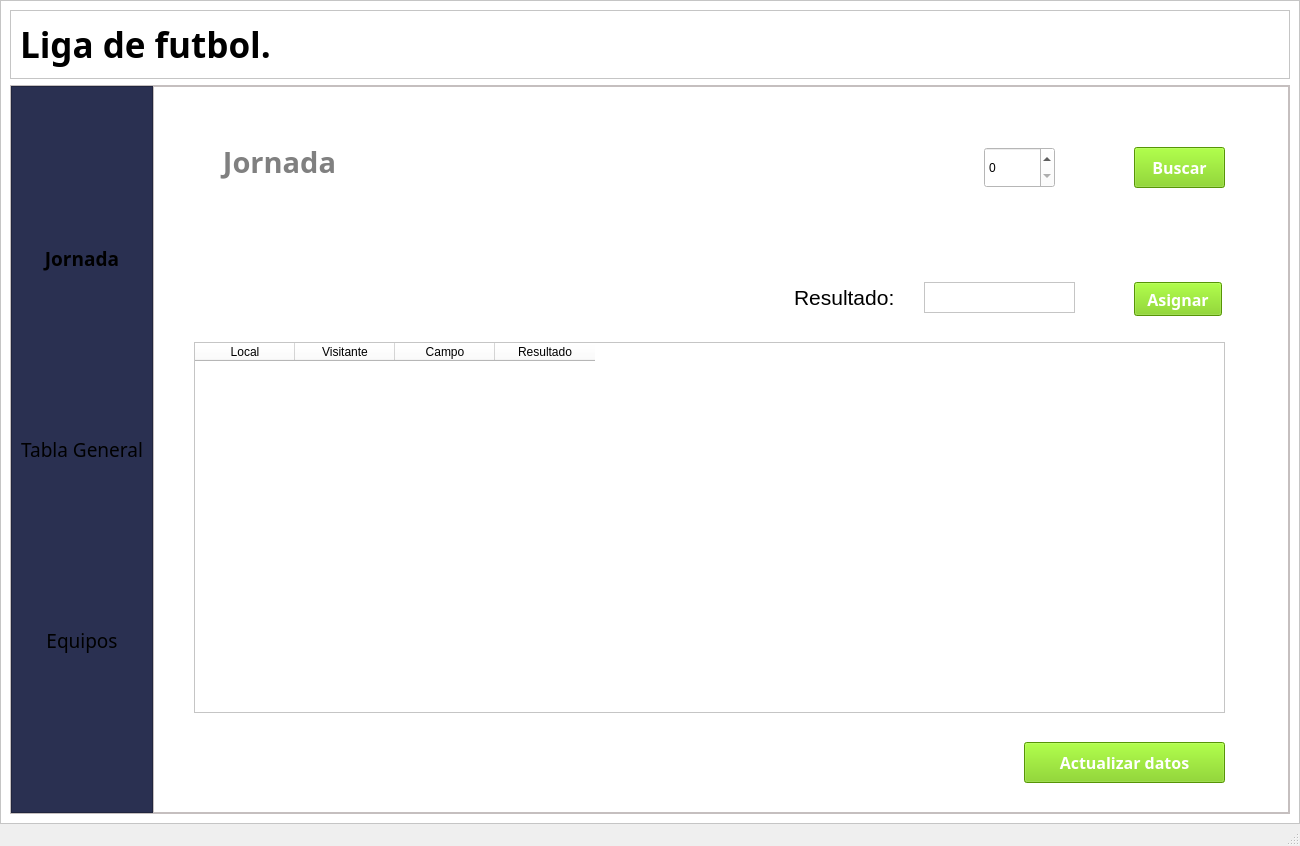
<?xml version="1.0" encoding="UTF-8"?>
<ui version="4.0">
 <class>MainWindow</class>
 <widget class="QMainWindow" name="MainWindow">
  <property name="geometry">
   <rect>
    <x>0</x>
    <y>0</y>
    <width>1300</width>
    <height>846</height>
   </rect>
  </property>
  <property name="windowTitle">
   <string>MainWindow</string>
  </property>
  <widget class="QWidget" name="centralwidget">
   <layout class="QHBoxLayout" name="horizontalLayout">
    <property name="spacing">
     <number>0</number>
    </property>
    <property name="leftMargin">
     <number>0</number>
    </property>
    <property name="topMargin">
     <number>0</number>
    </property>
    <property name="rightMargin">
     <number>0</number>
    </property>
    <property name="bottomMargin">
     <number>0</number>
    </property>
    <item>
     <widget class="QFrame" name="PrincipalFrame">
      <property name="styleSheet">
       <string notr="true">background-color: rgb(255, 255, 255);</string>
      </property>
      <property name="frameShape">
       <enum>QFrame::StyledPanel</enum>
      </property>
      <property name="frameShadow">
       <enum>QFrame::Raised</enum>
      </property>
      <layout class="QVBoxLayout" name="verticalLayout">
       <item>
        <widget class="QFrame" name="TitutloFrame">
         <property name="styleSheet">
          <string notr="true">background-color: white;</string>
         </property>
         <property name="frameShape">
          <enum>QFrame::StyledPanel</enum>
         </property>
         <property name="frameShadow">
          <enum>QFrame::Raised</enum>
         </property>
         <layout class="QHBoxLayout" name="horizontalLayout_3">
          <item>
           <widget class="QLabel" name="Liga">
            <property name="font">
             <font>
              <family>Noto Sans Mono SemiBold</family>
              <pointsize>26</pointsize>
              <weight>75</weight>
              <bold>true</bold>
             </font>
            </property>
            <property name="styleSheet">
             <string notr="true">color:black;</string>
            </property>
            <property name="text">
             <string>Liga de futbol.</string>
            </property>
           </widget>
          </item>
         </layout>
        </widget>
       </item>
       <item>
        <widget class="QFrame" name="General">
         <property name="styleSheet">
          <string notr="true">background-color: rgb(255, 247, 247);</string>
         </property>
         <property name="frameShape">
          <enum>QFrame::StyledPanel</enum>
         </property>
         <property name="frameShadow">
          <enum>QFrame::Raised</enum>
         </property>
         <layout class="QHBoxLayout" name="horizontalLayout_2">
          <property name="spacing">
           <number>0</number>
          </property>
          <property name="leftMargin">
           <number>0</number>
          </property>
          <property name="topMargin">
           <number>0</number>
          </property>
          <property name="rightMargin">
           <number>0</number>
          </property>
          <property name="bottomMargin">
           <number>0</number>
          </property>
          <item>
           <widget class="QFrame" name="Barra">
            <property name="styleSheet">
             <string notr="true">QFrame{background-color: rgb(42, 48, 81);}

QPushButton:hover{
	background-color: rgb(255, 255, 255);
	color:balck;
}

QPushButton{
	background-color: rgb(42, 48, 81);
	border-radius:8px;
}</string>
            </property>
            <property name="frameShape">
             <enum>QFrame::StyledPanel</enum>
            </property>
            <property name="frameShadow">
             <enum>QFrame::Raised</enum>
            </property>
            <layout class="QGridLayout" name="gridLayout">
             <item row="1" column="1">
              <widget class="QPushButton" name="BtnTabla">
               <property name="minimumSize">
                <size>
                 <width>0</width>
                 <height>45</height>
                </size>
               </property>
               <property name="font">
                <font>
                 <family>Noto Sans Mono SemiBold</family>
                 <pointsize>14</pointsize>
                </font>
               </property>
               <property name="cursor">
                <cursorShape>PointingHandCursor</cursorShape>
               </property>
               <property name="text">
                <string>Tabla General</string>
               </property>
              </widget>
             </item>
             <item row="2" column="1">
              <widget class="QPushButton" name="BtnEquipo">
               <property name="minimumSize">
                <size>
                 <width>0</width>
                 <height>45</height>
                </size>
               </property>
               <property name="maximumSize">
                <size>
                 <width>150</width>
                 <height>16777215</height>
                </size>
               </property>
               <property name="font">
                <font>
                 <family>Noto Sans Mono SemiBold</family>
                 <pointsize>14</pointsize>
                </font>
               </property>
               <property name="cursor">
                <cursorShape>PointingHandCursor</cursorShape>
               </property>
               <property name="text">
                <string>Equipos</string>
               </property>
              </widget>
             </item>
             <item row="0" column="1">
              <widget class="QPushButton" name="BtnJornada">
               <property name="minimumSize">
                <size>
                 <width>0</width>
                 <height>45</height>
                </size>
               </property>
               <property name="font">
                <font>
                 <family>Noto Sans Mono SemiBold</family>
                 <pointsize>14</pointsize>
                 <weight>75</weight>
                 <bold>true</bold>
                </font>
               </property>
               <property name="cursor">
                <cursorShape>PointingHandCursor</cursorShape>
               </property>
               <property name="styleSheet">
                <string notr="true"/>
               </property>
               <property name="text">
                <string>Jornada</string>
               </property>
              </widget>
             </item>
            </layout>
           </widget>
          </item>
          <item>
           <widget class="QFrame" name="Contenido">
            <property name="frameShape">
             <enum>QFrame::StyledPanel</enum>
            </property>
            <property name="frameShadow">
             <enum>QFrame::Raised</enum>
            </property>
            <layout class="QVBoxLayout" name="verticalLayout_2">
             <property name="spacing">
              <number>0</number>
             </property>
             <property name="leftMargin">
              <number>0</number>
             </property>
             <property name="topMargin">
              <number>0</number>
             </property>
             <property name="rightMargin">
              <number>0</number>
             </property>
             <property name="bottomMargin">
              <number>0</number>
             </property>
             <item>
              <widget class="QStackedWidget" name="stackedWidget">
               <property name="currentIndex">
                <number>2</number>
               </property>
               <widget class="QWidget" name="PaginaEquipos">
                <property name="styleSheet">
                 <string notr="true">background-color: rgb(255, 255, 255);</string>
                </property>
                <layout class="QHBoxLayout" name="horizontalLayout_4" stretch="0">
                 <item>
                  <widget class="QFrame" name="TituloEquipos">
                   <property name="frameShape">
                    <enum>QFrame::StyledPanel</enum>
                   </property>
                   <property name="frameShadow">
                    <enum>QFrame::Raised</enum>
                   </property>
                   <widget class="QLabel" name="label">
                    <property name="geometry">
                     <rect>
                      <x>40</x>
                      <y>40</y>
                      <width>151</width>
                      <height>61</height>
                     </rect>
                    </property>
                    <property name="font">
                     <font>
                      <family>Noto Sans Mono SemiBold</family>
                      <pointsize>24</pointsize>
                      <weight>75</weight>
                      <bold>true</bold>
                     </font>
                    </property>
                    <property name="styleSheet">
                     <string notr="true">color:gray;</string>
                    </property>
                    <property name="text">
                     <string>&lt;html&gt;&lt;head/&gt;&lt;body&gt;&lt;p align=&quot;center&quot;&gt;Equipos&lt;/p&gt;&lt;/body&gt;&lt;/html&gt;</string>
                    </property>
                   </widget>
                   <widget class="QFrame" name="ContEquipos">
                    <property name="geometry">
                     <rect>
                      <x>1</x>
                      <y>100</y>
                      <width>1081</width>
                      <height>611</height>
                     </rect>
                    </property>
                    <property name="frameShape">
                     <enum>QFrame::StyledPanel</enum>
                    </property>
                    <property name="frameShadow">
                     <enum>QFrame::Raised</enum>
                    </property>
                    <widget class="QLabel" name="label_2">
                     <property name="geometry">
                      <rect>
                       <x>20</x>
                       <y>50</y>
                       <width>81</width>
                       <height>41</height>
                      </rect>
                     </property>
                     <property name="styleSheet">
                      <string notr="true">color:black;</string>
                     </property>
                     <property name="text">
                      <string>&lt;html&gt;&lt;head/&gt;&lt;body&gt;&lt;p align=&quot;center&quot;&gt;&lt;span style=&quot; font-size:12pt;&quot;&gt;Nombre&lt;/span&gt;&lt;/p&gt;&lt;/body&gt;&lt;/html&gt;</string>
                     </property>
                    </widget>
                    <widget class="QLabel" name="label_3">
                     <property name="geometry">
                      <rect>
                       <x>300</x>
                       <y>60</y>
                       <width>111</width>
                       <height>41</height>
                      </rect>
                     </property>
                     <property name="styleSheet">
                      <string notr="true">color:black;</string>
                     </property>
                     <property name="text">
                      <string>&lt;html&gt;&lt;head/&gt;&lt;body&gt;&lt;p align=&quot;center&quot;&gt;&lt;span style=&quot; font-size:12pt;&quot;&gt;Representante&lt;/span&gt;&lt;/p&gt;&lt;p align=&quot;center&quot;&gt;&lt;span style=&quot; font-size:12pt;&quot;&gt;&lt;br/&gt;&lt;/span&gt;&lt;/p&gt;&lt;/body&gt;&lt;/html&gt;</string>
                     </property>
                    </widget>
                    <widget class="QLabel" name="label_4">
                     <property name="geometry">
                      <rect>
                       <x>630</x>
                       <y>60</y>
                       <width>58</width>
                       <height>18</height>
                      </rect>
                     </property>
                     <property name="styleSheet">
                      <string notr="true">color:balck;</string>
                     </property>
                     <property name="text">
                      <string>&lt;html&gt;&lt;head/&gt;&lt;body&gt;&lt;p align=&quot;center&quot;&gt;&lt;span style=&quot; font-size:12pt;&quot;&gt;Campo&lt;/span&gt;&lt;/p&gt;&lt;/body&gt;&lt;/html&gt;</string>
                     </property>
                    </widget>
                    <widget class="QPushButton" name="BtnInsertar">
                     <property name="geometry">
                      <rect>
                       <x>920</x>
                       <y>40</y>
                       <width>101</width>
                       <height>51</height>
                      </rect>
                     </property>
                     <property name="font">
                      <font>
                       <family>Noto Sans Mono SemiBold</family>
                       <pointsize>12</pointsize>
                       <weight>75</weight>
                       <bold>true</bold>
                      </font>
                     </property>
                     <property name="styleSheet">
                      <string notr="true">QPushButton{
	background-color: rgb(120, 208, 9);
	color:white;

}

QPushButton:hover{
	background-color:white;
	border-color:black;
	color:black;
}</string>
                     </property>
                     <property name="text">
                      <string>Insertar</string>
                     </property>
                    </widget>
                    <widget class="QTextEdit" name="TxtNombreEquipo">
                     <property name="geometry">
                      <rect>
                       <x>110</x>
                       <y>60</y>
                       <width>171</width>
                       <height>31</height>
                      </rect>
                     </property>
                     <property name="styleSheet">
                      <string notr="true">color:black;</string>
                     </property>
                    </widget>
                    <widget class="QTextEdit" name="TxtRepresentanteEquipo">
                     <property name="geometry">
                      <rect>
                       <x>420</x>
                       <y>60</y>
                       <width>201</width>
                       <height>31</height>
                      </rect>
                     </property>
                     <property name="styleSheet">
                      <string notr="true">color:black;</string>
                     </property>
                    </widget>
                    <widget class="QTextEdit" name="TxtCampoEquipo">
                     <property name="geometry">
                      <rect>
                       <x>690</x>
                       <y>60</y>
                       <width>191</width>
                       <height>31</height>
                      </rect>
                     </property>
                     <property name="styleSheet">
                      <string notr="true">color:black;</string>
                     </property>
                    </widget>
                    <widget class="QPushButton" name="BtnActualizar">
                     <property name="geometry">
                      <rect>
                       <x>910</x>
                       <y>180</y>
                       <width>121</width>
                       <height>51</height>
                      </rect>
                     </property>
                     <property name="font">
                      <font>
                       <family>Noto Sans Mono SemiBold</family>
                       <pointsize>12</pointsize>
                       <weight>75</weight>
                       <bold>true</bold>
                      </font>
                     </property>
                     <property name="styleSheet">
                      <string notr="true">QPushButton{
	background-color: rgb(120, 208, 9);
	color:white;

}

QPushButton:hover{
	background-color:white;
	border-color:black;
	color:black;
}</string>
                     </property>
                     <property name="text">
                      <string>Actualizar</string>
                     </property>
                    </widget>
                    <widget class="QPushButton" name="BtnBorrar">
                     <property name="geometry">
                      <rect>
                       <x>920</x>
                       <y>310</y>
                       <width>101</width>
                       <height>41</height>
                      </rect>
                     </property>
                     <property name="font">
                      <font>
                       <family>Noto Sans Mono SemiBold</family>
                       <pointsize>12</pointsize>
                       <weight>75</weight>
                       <bold>true</bold>
                      </font>
                     </property>
                     <property name="styleSheet">
                      <string notr="true">QPushButton{
	background-color: rgb(214, 44, 6);
	color:white;

}

QPushButton:hover{
	background-color:white;
	border-color:black;
	color:black;
}</string>
                     </property>
                     <property name="text">
                      <string>Borrar</string>
                     </property>
                    </widget>
                    <widget class="QTableWidget" name="tablaEquipos">
                     <property name="enabled">
                      <bool>true</bool>
                     </property>
                     <property name="geometry">
                      <rect>
                       <x>20</x>
                       <y>160</y>
                       <width>861</width>
                       <height>431</height>
                      </rect>
                     </property>
                     <property name="styleSheet">
                      <string notr="true">
	color:balck;
	font: 63 11pt &quot;Noto Sans Mono SemiBold&quot;;
	text-align:center;
	border-color_black</string>
                     </property>
                     <property name="rowCount">
                      <number>0</number>
                     </property>
                     <attribute name="horizontalHeaderVisible">
                      <bool>false</bool>
                     </attribute>
                     <attribute name="horizontalHeaderDefaultSectionSize">
                      <number>220</number>
                     </attribute>
                     <column>
                      <property name="text">
                       <string>ID</string>
                      </property>
                      <property name="font">
                       <font>
                        <pointsize>9</pointsize>
                       </font>
                      </property>
                     </column>
                     <column>
                      <property name="text">
                       <string>Nombre</string>
                      </property>
                     </column>
                     <column>
                      <property name="text">
                       <string>Representante</string>
                      </property>
                     </column>
                     <column>
                      <property name="text">
                       <string>Campo</string>
                      </property>
                     </column>
                    </widget>
                    <widget class="QPushButton" name="btnlistar">
                     <property name="geometry">
                      <rect>
                       <x>930</x>
                       <y>460</y>
                       <width>91</width>
                       <height>41</height>
                      </rect>
                     </property>
                     <property name="font">
                      <font>
                       <pointsize>14</pointsize>
                       <weight>75</weight>
                       <bold>true</bold>
                      </font>
                     </property>
                     <property name="styleSheet">
                      <string notr="true">QPushButton{
	background-color: rgb(120, 208, 9);
	color:white;

}

QPushButton:hover{
	background-color:white;
	border-color:black;
	color:black;
}</string>
                     </property>
                     <property name="text">
                      <string>Listar</string>
                     </property>
                    </widget>
                   </widget>
                  </widget>
                 </item>
                </layout>
               </widget>
               <widget class="QWidget" name="PaginaTabla">
                <property name="styleSheet">
                 <string notr="true">QFrame{
	
	background-color: rgb(255, 255, 255);
}</string>
                </property>
                <layout class="QVBoxLayout" name="verticalLayout_4" stretch="2,8">
                 <property name="spacing">
                  <number>0</number>
                 </property>
                 <property name="leftMargin">
                  <number>0</number>
                 </property>
                 <property name="topMargin">
                  <number>0</number>
                 </property>
                 <property name="rightMargin">
                  <number>0</number>
                 </property>
                 <property name="bottomMargin">
                  <number>0</number>
                 </property>
                 <item>
                  <widget class="QFrame" name="TituloTabla">
                   <property name="frameShape">
                    <enum>QFrame::StyledPanel</enum>
                   </property>
                   <property name="frameShadow">
                    <enum>QFrame::Raised</enum>
                   </property>
                   <widget class="QLabel" name="label_5">
                    <property name="geometry">
                     <rect>
                      <x>20</x>
                      <y>50</y>
                      <width>281</width>
                      <height>51</height>
                     </rect>
                    </property>
                    <property name="styleSheet">
                     <string notr="true">color:gray;</string>
                    </property>
                    <property name="text">
                     <string>&lt;html&gt;&lt;head/&gt;&lt;body&gt;&lt;p align=&quot;center&quot;&gt;&lt;span style=&quot; font-size:24pt;&quot;&gt;Tabla General&lt;/span&gt;&lt;/p&gt;&lt;/body&gt;&lt;/html&gt;</string>
                    </property>
                   </widget>
                  </widget>
                 </item>
                 <item>
                  <widget class="QFrame" name="ContenidoTabla">
                   <property name="frameShape">
                    <enum>QFrame::StyledPanel</enum>
                   </property>
                   <property name="frameShadow">
                    <enum>QFrame::Raised</enum>
                   </property>
                  </widget>
                 </item>
                </layout>
               </widget>
               <widget class="QWidget" name="PaginaJornada">
                <layout class="QVBoxLayout" name="verticalLayout_3" stretch="2,8">
                 <property name="spacing">
                  <number>0</number>
                 </property>
                 <property name="leftMargin">
                  <number>0</number>
                 </property>
                 <property name="topMargin">
                  <number>0</number>
                 </property>
                 <property name="rightMargin">
                  <number>0</number>
                 </property>
                 <property name="bottomMargin">
                  <number>0</number>
                 </property>
                 <item>
                  <widget class="QWidget" name="Titulo" native="true">
                   <property name="autoFillBackground">
                    <bool>true</bool>
                   </property>
                   <property name="styleSheet">
                    <string notr="true">background-color:white;
border-color: rgb(125, 125, 125);</string>
                   </property>
                   <widget class="QLabel" name="TituloJornada">
                    <property name="geometry">
                     <rect>
                      <x>50</x>
                      <y>50</y>
                      <width>151</width>
                      <height>51</height>
                     </rect>
                    </property>
                    <property name="font">
                     <font>
                      <family>Noto Sans Mono SemiBold</family>
                      <weight>75</weight>
                      <bold>true</bold>
                     </font>
                    </property>
                    <property name="styleSheet">
                     <string notr="true">color:gray;</string>
                    </property>
                    <property name="text">
                     <string>&lt;html&gt;&lt;head/&gt;&lt;body&gt;&lt;p align=&quot;center&quot;&gt;&lt;span style=&quot; font-size:22pt;&quot;&gt;Jornada&lt;/span&gt;&lt;/p&gt;&lt;/body&gt;&lt;/html&gt;</string>
                    </property>
                   </widget>
                   <widget class="QPushButton" name="BtnBuscarJornada">
                    <property name="geometry">
                     <rect>
                      <x>980</x>
                      <y>60</y>
                      <width>91</width>
                      <height>41</height>
                     </rect>
                    </property>
                    <property name="font">
                     <font>
                      <family>Noto Sans Mono SemiBold</family>
                      <pointsize>12</pointsize>
                      <weight>75</weight>
                      <bold>true</bold>
                     </font>
                    </property>
                    <property name="styleSheet">
                     <string notr="true">QPushButton{
	background-color: rgb(120, 208, 9);
	color:white;

}

QPushButton:hover{
	background-color:white;
	border-color:black;
	color:black;
}</string>
                    </property>
                    <property name="text">
                     <string>Buscar</string>
                    </property>
                   </widget>
                   <widget class="QSpinBox" name="NumJornada">
                    <property name="geometry">
                     <rect>
                      <x>830</x>
                      <y>60</y>
                      <width>71</width>
                      <height>41</height>
                     </rect>
                    </property>
                    <property name="styleSheet">
                     <string notr="true">color:black;</string>
                    </property>
                   </widget>
                  </widget>
                 </item>
                 <item>
                  <widget class="QWidget" name="ContJornada" native="true">
                   <property name="styleSheet">
                    <string notr="true">background-color:white;</string>
                   </property>
                   <widget class="QTableWidget" name="TablaPartidos">
                    <property name="geometry">
                     <rect>
                      <x>40</x>
                      <y>110</y>
                      <width>1031</width>
                      <height>371</height>
                     </rect>
                    </property>
                    <property name="autoFillBackground">
                     <bool>false</bool>
                    </property>
                    <property name="styleSheet">
                     <string notr="true">	color:balck;
	font: 63 11pt &quot;Noto Sans Mono SemiBold&quot;;
	text-align:center;
	border-color_black</string>
                    </property>
                    <property name="showGrid">
                     <bool>true</bool>
                    </property>
                    <property name="wordWrap">
                     <bool>true</bool>
                    </property>
                    <attribute name="horizontalHeaderVisible">
                     <bool>true</bool>
                    </attribute>
                    <attribute name="horizontalHeaderCascadingSectionResizes">
                     <bool>false</bool>
                    </attribute>
                    <attribute name="horizontalHeaderHighlightSections">
                     <bool>true</bool>
                    </attribute>
                    <attribute name="horizontalHeaderShowSortIndicator" stdset="0">
                     <bool>true</bool>
                    </attribute>
                    <attribute name="verticalHeaderVisible">
                     <bool>true</bool>
                    </attribute>
                    <column>
                     <property name="text">
                      <string>Local</string>
                     </property>
                    </column>
                    <column>
                     <property name="text">
                      <string>Visitante</string>
                     </property>
                    </column>
                    <column>
                     <property name="text">
                      <string>Campo</string>
                     </property>
                    </column>
                    <column>
                     <property name="text">
                      <string>Resultado</string>
                     </property>
                    </column>
                   </widget>
                   <widget class="QPushButton" name="BtnAsignarResultado">
                    <property name="geometry">
                     <rect>
                      <x>980</x>
                      <y>50</y>
                      <width>88</width>
                      <height>34</height>
                     </rect>
                    </property>
                    <property name="font">
                     <font>
                      <family>Noto Sans Mono SemiBold</family>
                      <pointsize>12</pointsize>
                      <weight>75</weight>
                      <bold>true</bold>
                     </font>
                    </property>
                    <property name="styleSheet">
                     <string notr="true">QPushButton{
	background-color: rgb(120, 208, 9);
	color:white;

}

QPushButton:hover{
	background-color:white;
	border-color:black;
	color:black;
}</string>
                    </property>
                    <property name="text">
                     <string>Asignar</string>
                    </property>
                   </widget>
                   <widget class="QTextEdit" name="TxtResultado">
                    <property name="geometry">
                     <rect>
                      <x>770</x>
                      <y>50</y>
                      <width>151</width>
                      <height>31</height>
                     </rect>
                    </property>
                    <property name="styleSheet">
                     <string notr="true">color:black;</string>
                    </property>
                   </widget>
                   <widget class="QLabel" name="label_6">
                    <property name="geometry">
                     <rect>
                      <x>640</x>
                      <y>50</y>
                      <width>101</width>
                      <height>31</height>
                     </rect>
                    </property>
                    <property name="styleSheet">
                     <string notr="true">color:black;</string>
                    </property>
                    <property name="text">
                     <string>&lt;html&gt;&lt;head/&gt;&lt;body&gt;&lt;p align=&quot;center&quot;&gt;&lt;span style=&quot; font-size:16pt;&quot;&gt;Resultado: &lt;/span&gt;&lt;/p&gt;&lt;/body&gt;&lt;/html&gt;</string>
                    </property>
                   </widget>
                   <widget class="QPushButton" name="BtnActualizarDatos">
                    <property name="geometry">
                     <rect>
                      <x>870</x>
                      <y>510</y>
                      <width>201</width>
                      <height>41</height>
                     </rect>
                    </property>
                    <property name="font">
                     <font>
                      <family>Noto Sans Mono SemiBold</family>
                      <pointsize>12</pointsize>
                      <weight>75</weight>
                      <bold>true</bold>
                     </font>
                    </property>
                    <property name="styleSheet">
                     <string notr="true">QPushButton{
	background-color: rgb(120, 208, 9);
	color:white;

}

QPushButton:hover{
	background-color:white;
	border-color:black;
	color:black;
}</string>
                    </property>
                    <property name="text">
                     <string>Actualizar datos</string>
                    </property>
                   </widget>
                  </widget>
                 </item>
                </layout>
               </widget>
              </widget>
             </item>
            </layout>
           </widget>
          </item>
         </layout>
        </widget>
       </item>
      </layout>
     </widget>
    </item>
   </layout>
  </widget>
  <widget class="QStatusBar" name="statusbar"/>
 </widget>
 <resources/>
 <connections/>
</ui>
